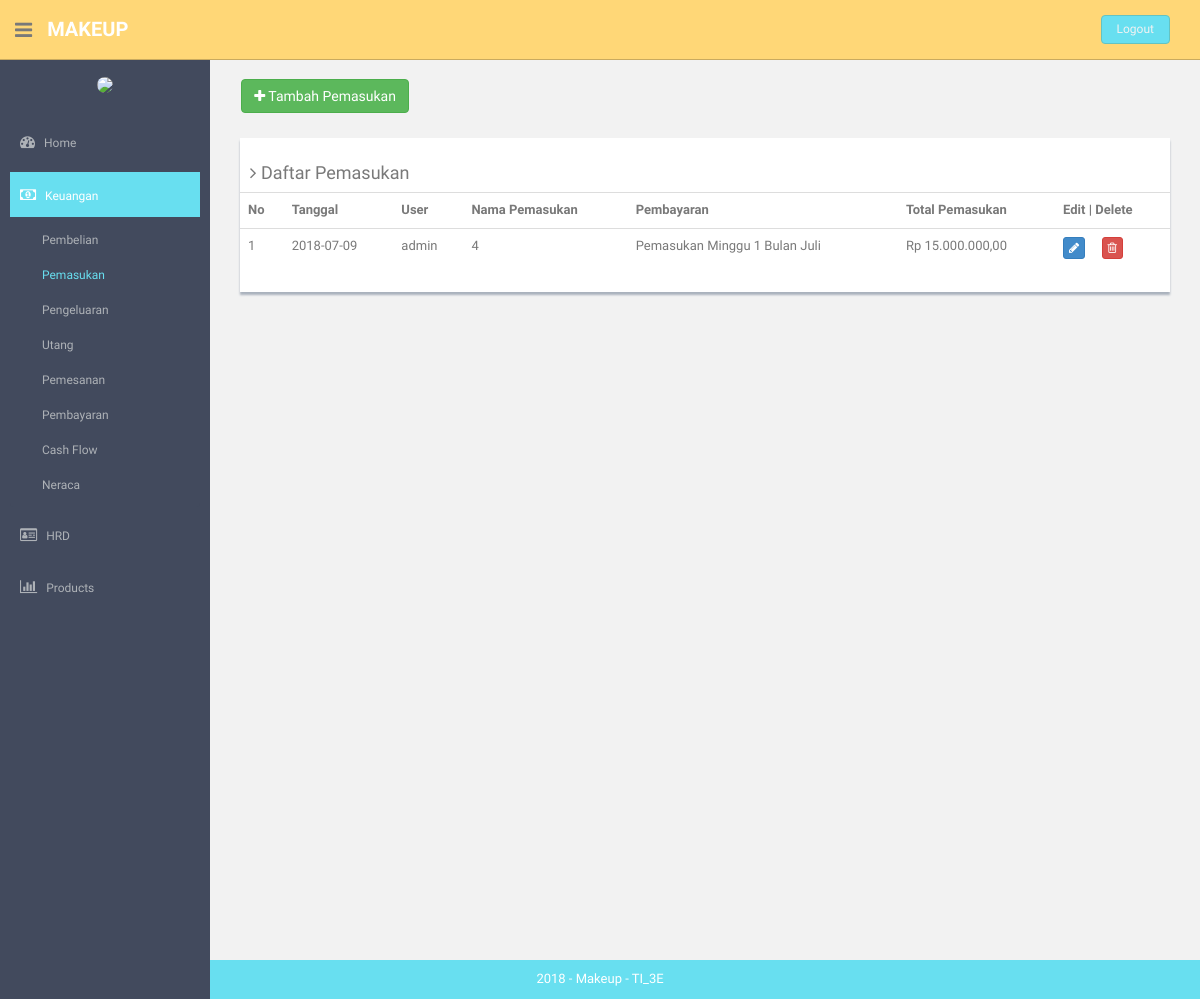
The app's page /index.php/pemasukan with its own data.
### tables this page shows
CREATE TABLE `pemasukan` (
  `id_pemasukan` int(11) NOT NULL,
  `id_user` int(11) NOT NULL,
  `nama_pemasukan` varchar(100) NOT NULL,
  `tgl_pemasukan` date NOT NULL,
  `total_pemasukan` int(11) NOT NULL
);

### application/controllers/Pemasukan.php (called while the page is built, shortened)
<?php
class Pemasukan extends CI_Controller {
	public function __construct()
	{
		$this->load->helper('url','form');
		$this->load->library('form_validation');
		$this->load->model('produk_model');
		$this->load->model('pemasukan_model');
		$this->load->model('supplier_model');
		$this->load->helper('html');
		$this->load->library('image_lib');
	}
	public function index()
	{
		$object['pemasukan']=$this->pemasukan_model->getDataPemasukan();
		$cek['status'] = array(
        		'home'=>'',
        		'hrd'=>'',
        		'keuangan'=>'active',
        		'produk'=>'',
        		'pembelian'=>'',
        		'pemasukan'=>'active',
        		'pengeluaran'=>'',
        		'utang'=>'',
        		'cash_flow'=>'',
        		'neraca'=>'',
        		'admin'=>'',
        		'gaji'=>'',
        		'golongan'=>'',
        		'absensi'=>'',
        		'user'=>'',
        		'barang'=>'',
        		'supplier'=>'',
        		'kategori'=>'',
        		);
		$this->load->view('component/header',$cek);
		$this->load->view('Pemasukan/view_pemasukan',$object);
		$this->load->view('component/footer');
	}
}

### index.php (called while the page is built, shortened)
<?php
require_once BASEPATH.'core/CodeIgniter.php';

### application/models/Pemasukan_model.php (called while the page is built, shortened)
<?php
class Pemasukan_model extends CI_Model {
	public function getDataPemasukan()
	{
		$query = $this->db->query("select A.*, B.username as user from pemasukan as A join admin as B on A.id_user = B.id ");
		return $query->result();
	}
}

### application/views/Pemasukan/view_pemasukan.php (the view)
<?php
function rupiah($angka){
  $hasil_rupiah = "Rp " . number_format($angka,2,',','.');
  return $hasil_rupiah;
}
?>
<section id="main-content">
  <section class="wrapper site-min-height">
    <br>&nbsp;&nbsp;&nbsp;&nbsp;
    <a href="<?php echo site_url('pemasukan/form_pemasukan'); ?>"><button type="button" class="btn btn-success "><i class="fa fa-plus"> </i> Tambah Pemasukan</button></a>
    <br>
    <div class="col-md-12 mt">
      <div class="content-panel">
        <table class="table table-hover">
        <h4><i class="fa fa-angle-right"></i> Daftar Pemasukan</h4>
        <tr>
          <th>No</th>
          <th>Tanggal</th>
          <th>User</th>
          <th>Nama Pemasukan </th>
          <th>Pembayaran</th>
          <th>Total Pemasukan</th>
          <th align="center">Edit | Delete</th>
        </tr>
        <?php
        $no = 1;
        foreach($pemasukan as $key){
        ?>
        <tr>
          <td><?php echo $no++ ?></td>
          <td><?php echo $key->tgl_pemasukan ?></td>
          <td><?php echo $key->user ?></td>
          <td><?php echo $key->id_pemasukan ?></td>
          <td><?php echo $key->nama_pemasukan ?></td>
          <td><?php echo rupiah($key->total_pemasukan) ?></td>
          <td>
                <a class="btn btn-primary btn-xs" href="<?php echo site_url('pemasukan/update/').$key->id_pemasukan ?>">
                  <i class="fa fa-pencil"></i>
                </a>&nbsp;&nbsp;&nbsp;&nbsp;
                <a class="btn btn-danger btn-xs" href="<?php echo site_url('pemasukan/delete/').$key->id_pemasukan ?>">
                  <i class="fa fa-trash-o"></i>
                </a>
          </td>
        </tr>
        <?php } ?>
      </table>
      </div>
      </div>
    </section>
    </section>

### assets/css/style.css (style rules this page uses)
body { color: #797979; background: #f2f2f2; font-family: 'Ruda', sans-serif; padding: 0px !important; margin: 0px !important; font-size:13px; }
a, a:hover, a:focus { text-decoration: none; outline: none; }
.mt { margin-top: 25px; }
#main-content { margin-left: 210px; }
.wrapper { display: inline-block; margin-top: 60px; padding-left: 15px; padding-right: 15px; padding-bottom: 15px; padding-top: 0px; width: 100%; }
.content-panel { background: #ffffff; box-shadow: 0px 3px 2px #aab2bd; padding-top: 15px; padding-bottom: 5px; }
.content-panel h4 { margin-left: 10px; }
.site-min-height { min-height: 900px; }

### records on screen
pemasukan: tgl_pemasukan "2018-07-09", admin.username "admin", id_pemasukan "4", nama_pemasukan "Pemasukan Minggu 1 Bulan Juli", total_pemasukan "Rp 15.000.000,00"
